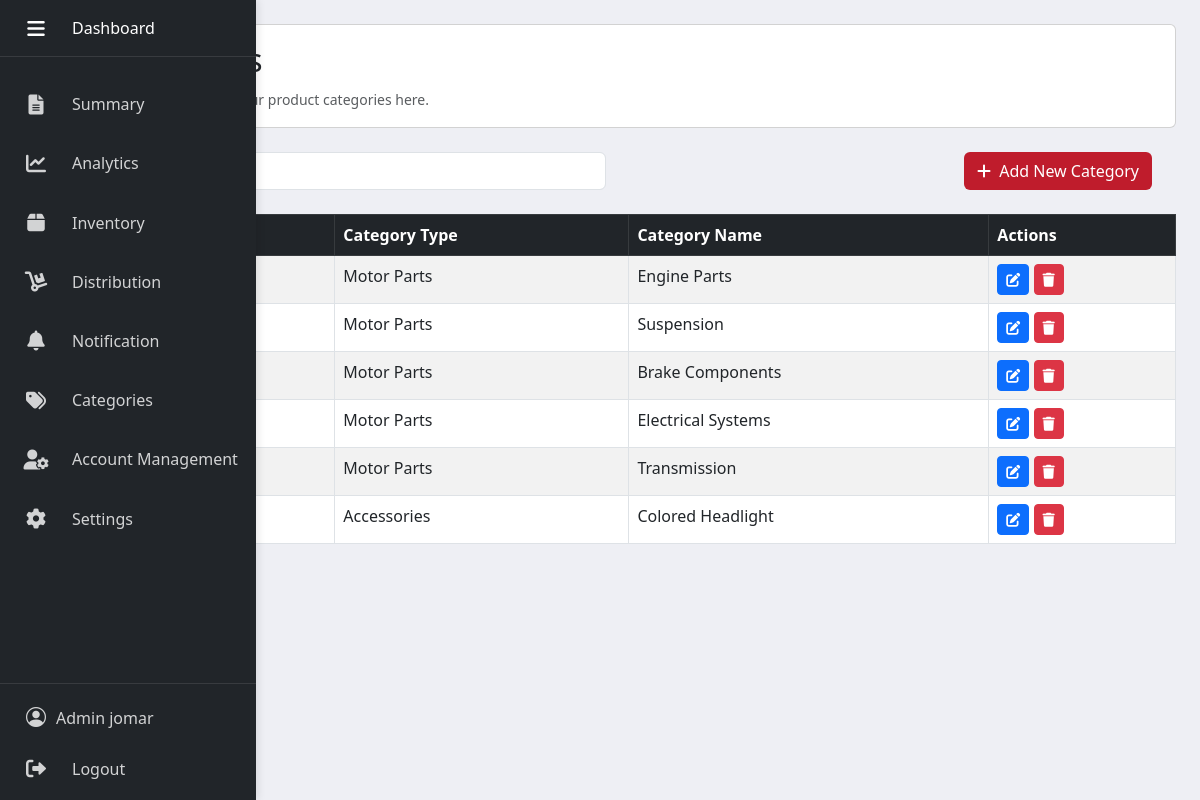
The page /dashboard.php?section=categories (signed in) on the database its author committed.
### tables this page shows
CREATE TABLE `category` (
  `Category_ID` int(11) NOT NULL,
  `Category_Type` varchar(115) NOT NULL,
  `Category_Name` varchar(255) NOT NULL
);

### classes/function.php (called while the page is built, shortened)
<?php
function dbconnection(){
    try {
        return create_db_connection();
    } catch (PDOException $e) {
        die("Connection failed: " . $e->getMessage());
    }
}
function categoryView() {
    $dbconnection = dbconnection();
    try {
        $statement = $dbconnection->prepare("SELECT * FROM category ORDER BY Category_ID ASC");
        $statement->execute();
        return $statement;
    } catch (Exception $e) {
        return false;
    }
}
?>

### modules/categories.php (the view, shortened to what this page needs)
<div class="row">
    <div class="col-12 mb-4">
        <div class="card">
            <div class="card-body">
                <h2>Categories</h2>
                <small class="text-muted">Define and manage your product categories here.</small>
            </div>
        </div>
    </div>
    <div class="row mb-4">
        <div class="col-md-6">
            <input type="text" class="form-control" id="categorySearch" placeholder="Search categories...">
        </div>
        <?php if (isset($_SESSION['Role']) && ($_SESSION['Role'] === 'Admin' || $_SESSION['Role'] === 'Manager')): ?>
            <div class="col-md-6 text-end">
            <button class="btn" data-bs-toggle="modal" data-bs-target="#addCategoryModal" style="background-color: #bf1c2c; color: white;">
    <i class="fas fa-plus me-1"></i> Add New Category
</button>
            </div>
        <?php endif; ?>
    </div>
    <div class="table-responsive">
        <table class="table table-striped table-bordered">
            <thead class="table-dark">
                <tr>
                    <th>Category ID</th>
                    <th>Category Type</th>
                    <th>Category Name</th>
                    <th>Actions</th>
                </tr>
            </thead>
            <tbody>
                <?php
                    $categories = categoryView();
                    foreach ($categories as $category) {
                ?>
                <tr>
                    <td><?= htmlspecialchars($category['Category_ID']); ?></td>
                    <td><?= htmlspecialchars($category['Category_Type']); ?></td>
                    <td><?= htmlspecialchars($category['Category_Name']); ?></td>
                    <td>
                        <button class="btn btn-sm btn-primary" data-bs-toggle="modal" data-bs-target="#updateCategoryModal<?= $category['Category_ID']; ?>">
                        <i class="fas fa-edit"></i>
                        </button>
                        <button class="btn btn-sm btn-danger" data-bs-toggle="modal" data-bs-target="#deleteCategoryModal" data-category-id="<?= $category['Category_ID']; ?>">
                            <i class="fas fa-trash"></i>
                        </button>
                    </td>
                </tr>
                <?php } ?>
            </tbody>
        </table>
    </div>
</div>

### assets/css/main.css (style rules this page uses)
body { background-color: rgb(238, 239, 244); }

### rows shown on the page
category: Category_Type "Motor Parts", Category_Name "Engine Parts"
category: Category_Type "Motor Parts", Category_Name "Suspension"
category: Category_Type "Motor Parts", Category_Name "Brake Components"
category: Category_Type "Motor Parts", Category_Name "Electrical Systems"
category: Category_Type "Motor Parts", Category_Name "Transmission"
category: Category_Type "Accessories", Category_Name "Colored Headlight"

### other values the page prints
$_SESSION['Role'] "Admin"
$_SESSION['FName'] "jomar"
